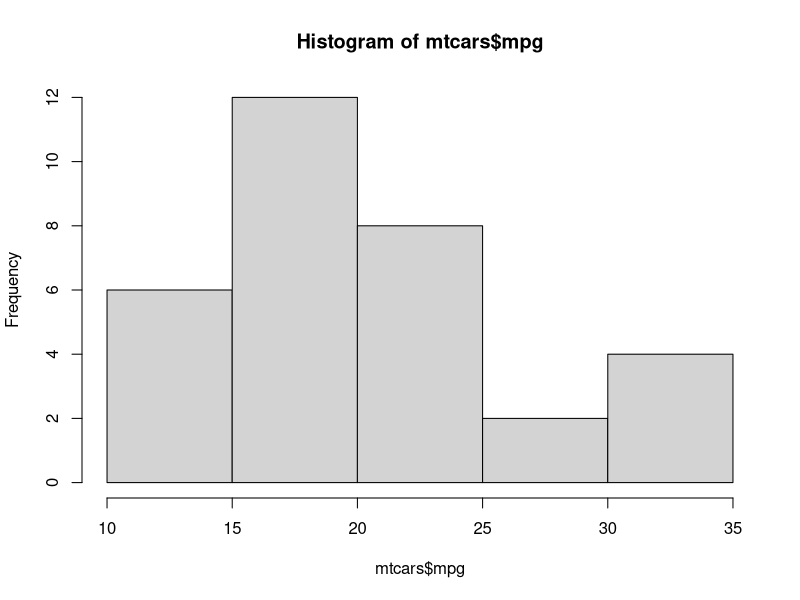
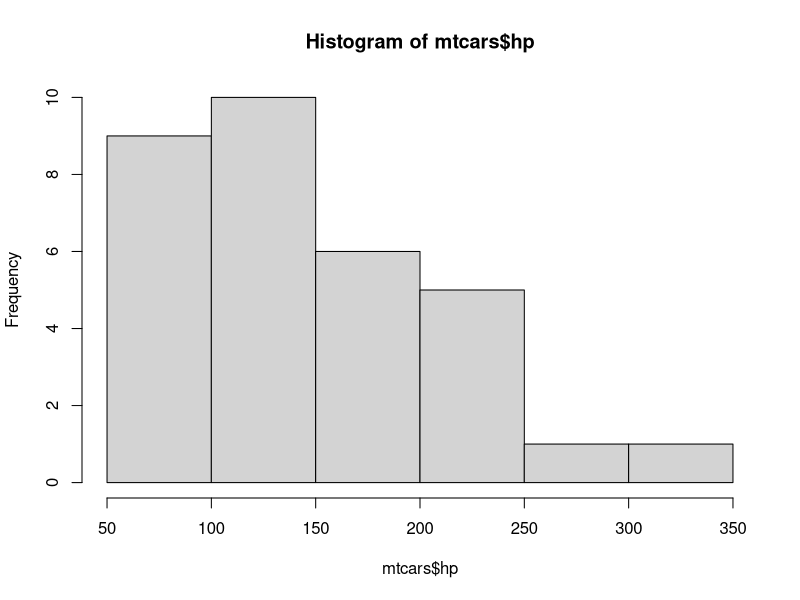
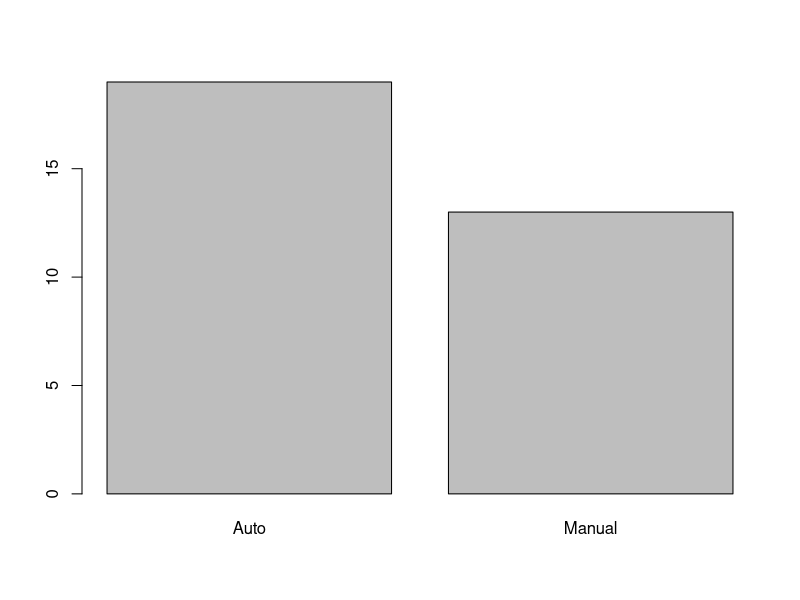
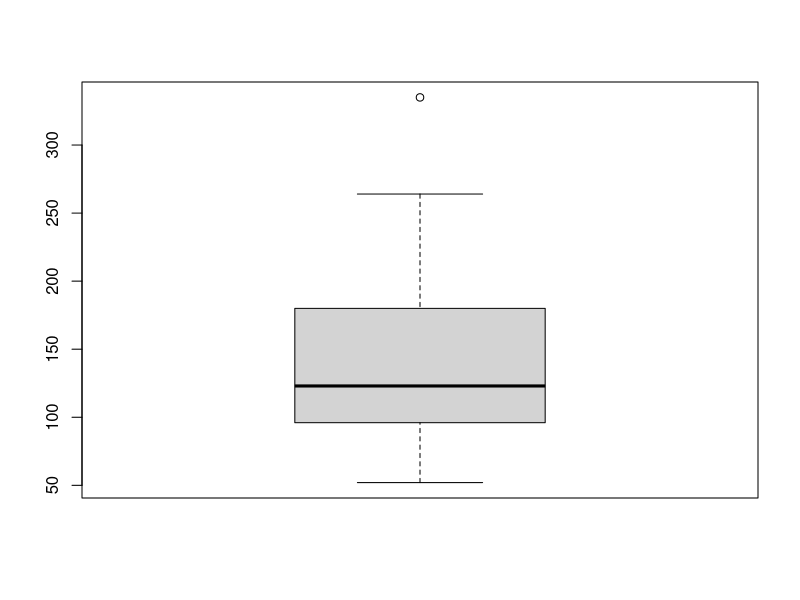
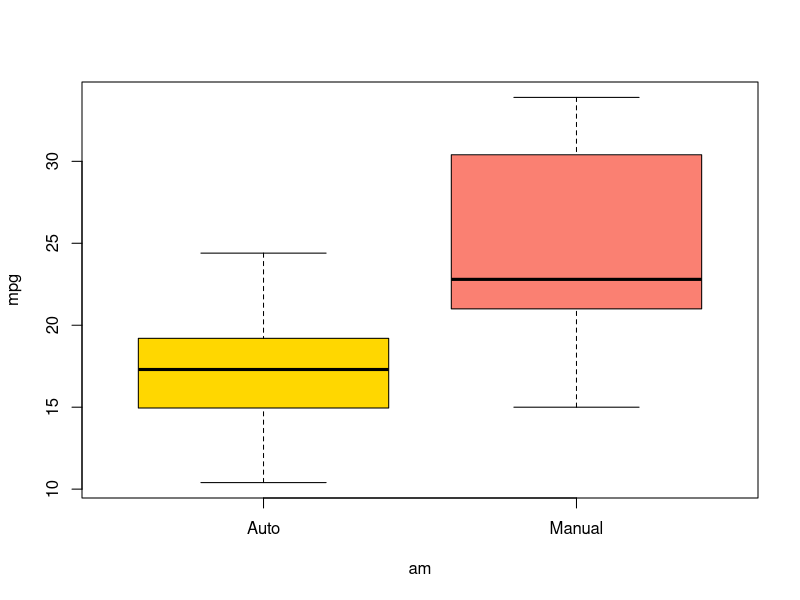
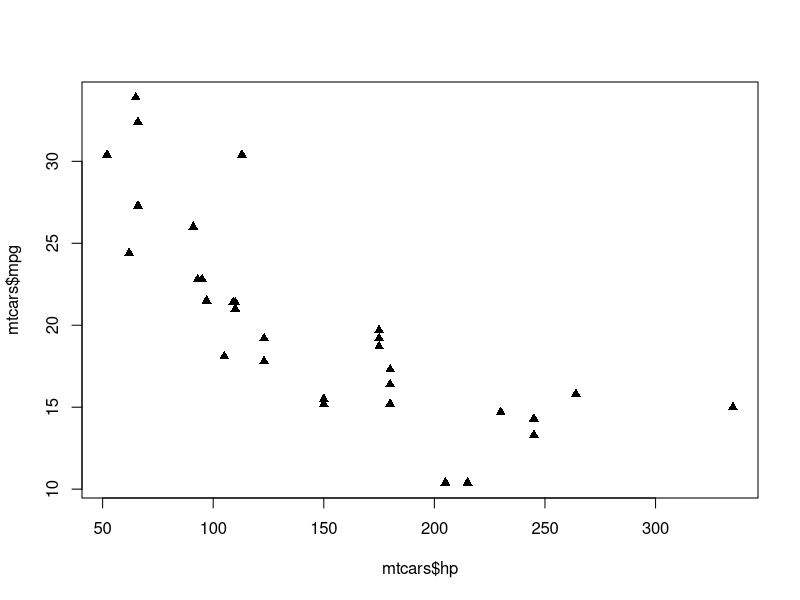
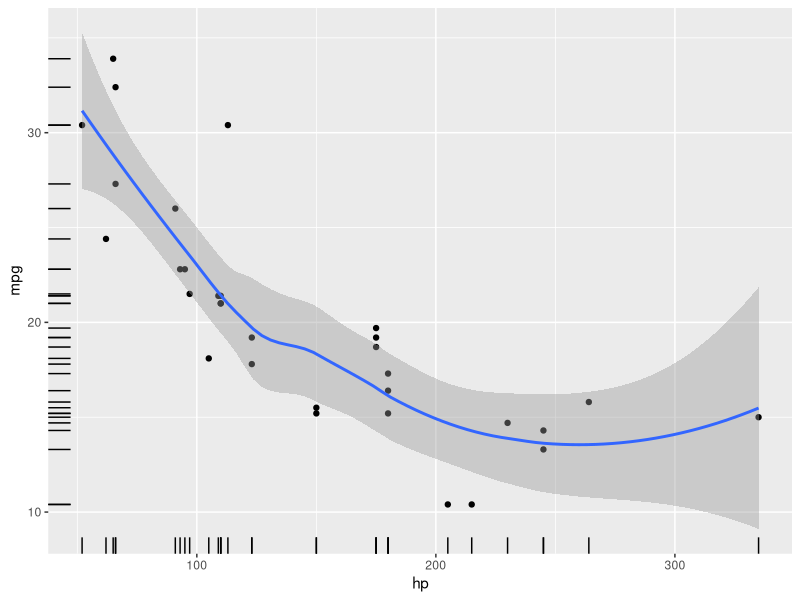
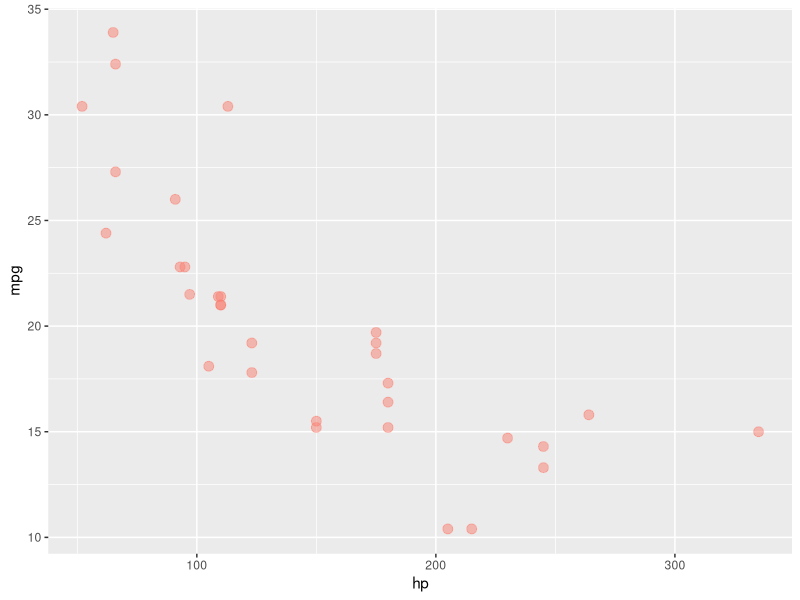

Source code (R) for these figures, in order:
##basc plots BASE R
hist(mtcars$mpg)
hist(mtcars$hp)
str(mtcars)
mtcars$am <- factor(mtcars$am,
                 labels = c("Auto","Manual"))
mtcars                

##BBar plot
barplot(table(mtcars$am))

## Box plot
boxplot(mtcars$hp)
fivenum(mtcars$hp)
boxplot(mpg ~ am,data = mtcars,
        col = c("gold", "salmon"))

## Scatter
plot(mtcars$hp,mtcars$mpg, pch =17)

##gg plot
library(tidyverse)
ggplot(data = mtcars, mapping = aes(x =hp, y = mpg)) + 
  geom_point() +
  geom_smooth() +
  geom_rug()

ggplot(mtcars,aes(hp,mpg)) + 
  geom_point(size = 3, col = "salmon", alpha = 0.5)

ggplot(mtcars,aes(hp)) +
  geom_histogram(bins = 10, fill = "blue", alpha = 0.5)

p <- ggplot(mtcars, aes(hp))
p + geom_density()
p + geom_boxplot()

##
diamonds %>%
  count(cut)

ggplot(diamonds,aes(cut,fill=color)) +
  geom_bar(position = "dodge")


small_di <- sample_n(diamonds, 5000)
ggplot(small_di, aes(carat, price)) +
  geom_point() +
  geom_smooth() +
  facet_wrap(~color, ncol=2) +
  theme_minimal() +
  labs(title = "Relation")

###final example
ggplot(small_di, aes(carat, price,col=color)) +
  geom_point() +
  facet_wrap(~cut, ncol=2) +
  theme_minimal() +
  labs(title = "Relation")

